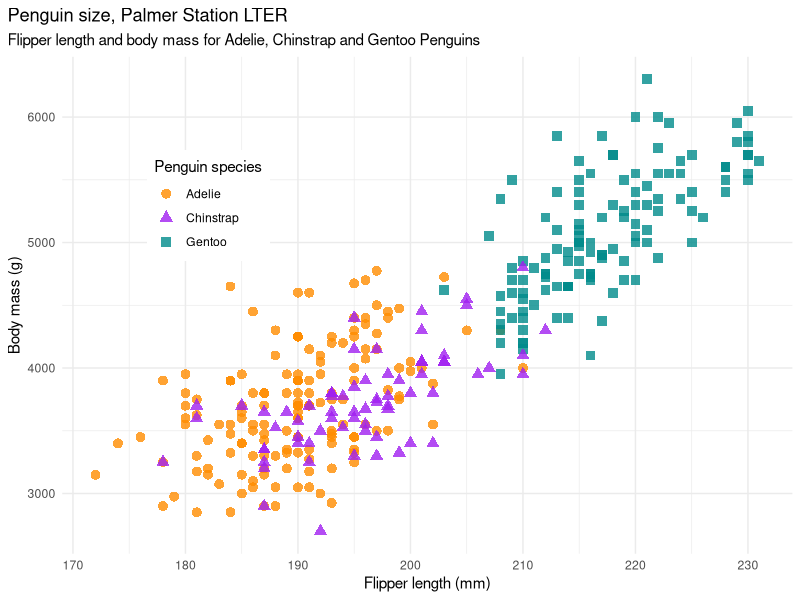
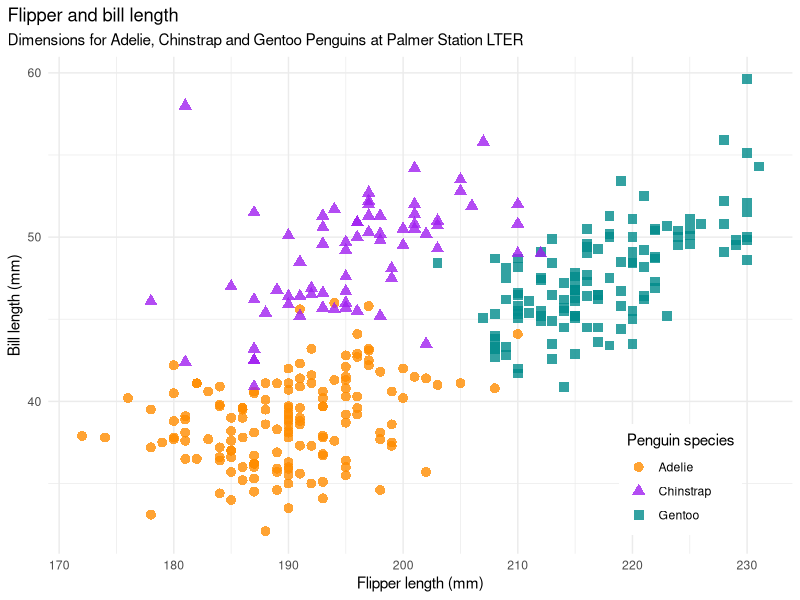
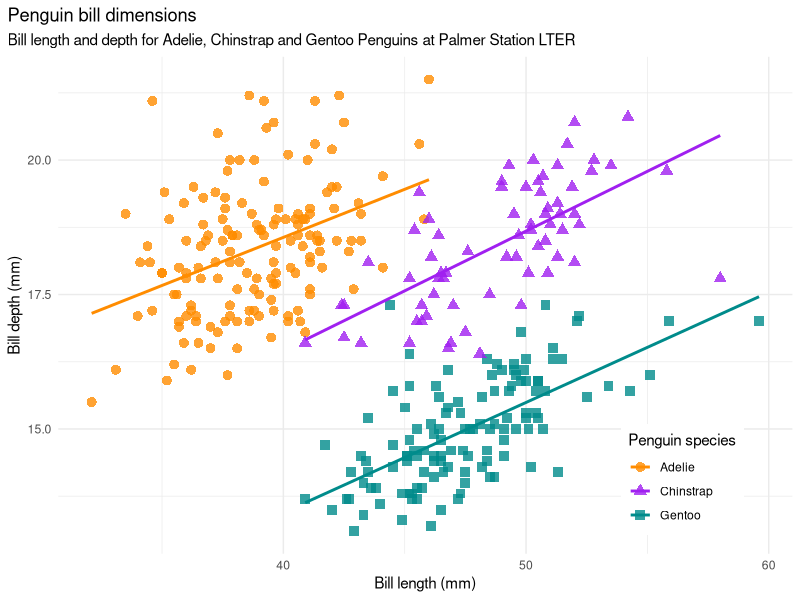
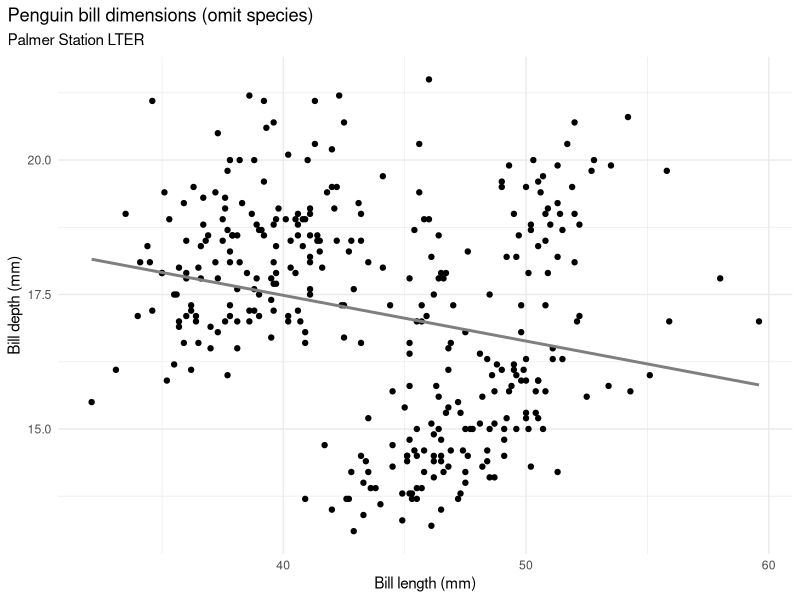
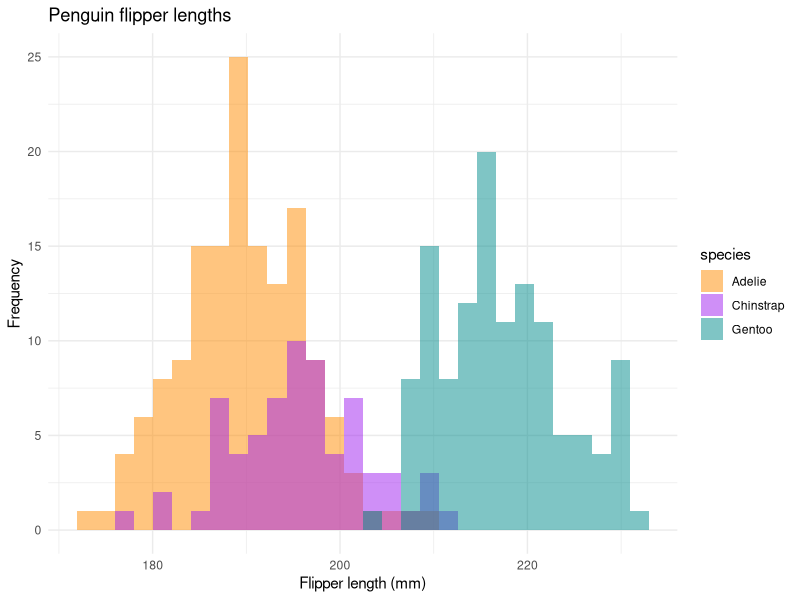
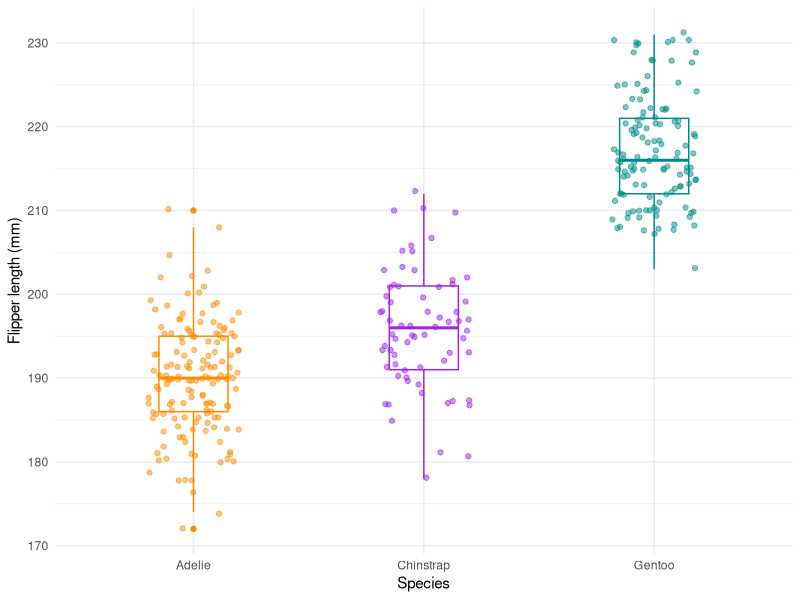
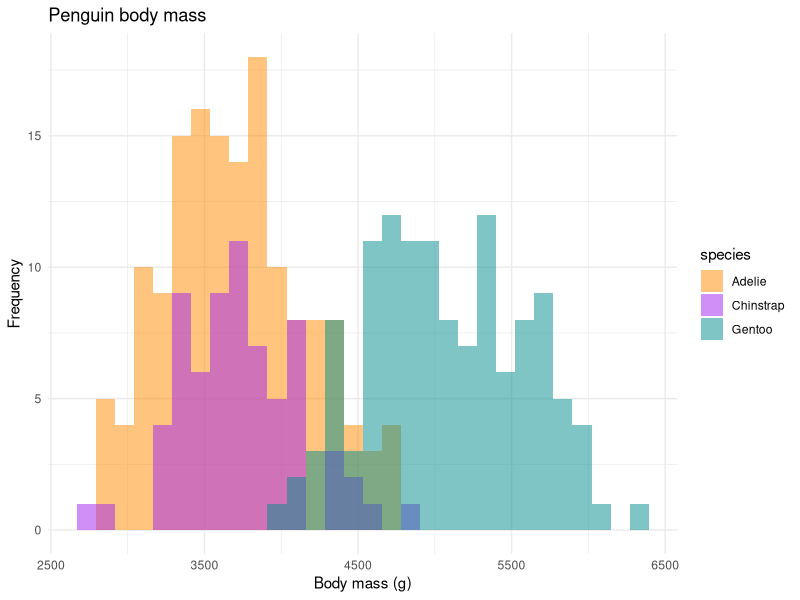
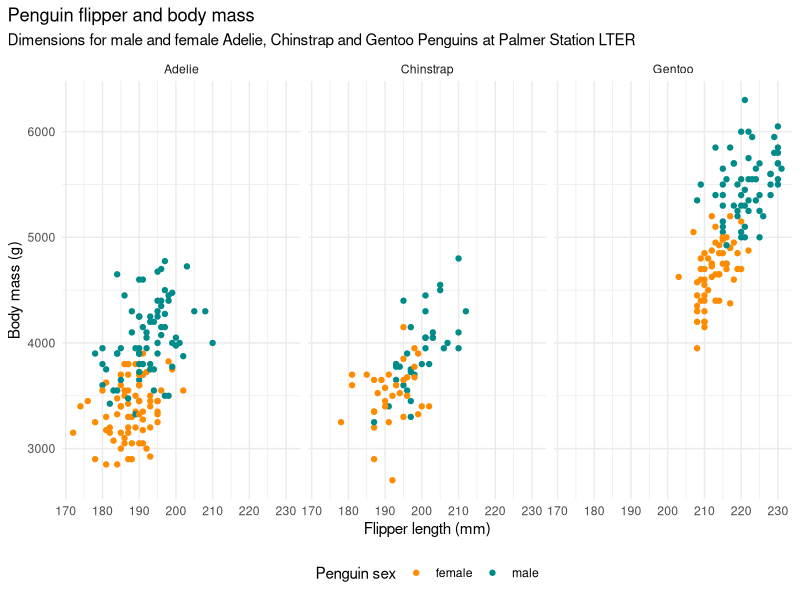

The R source for these figures, in order:
## ---- chunk 1
knitr::opts_chunk$set(
  collapse = TRUE,
  comment = "#>",
  fig.retina = 2,
  fig.align = 'center'
)
## ---- chunk 2
library(palmerpenguins)
library(ggplot2)
## ---- chunk 3
mass_flipper <- ggplot(data = penguins, 
                       aes(x = flipper_length_mm,
                           y = body_mass_g)) +
  geom_point(aes(color = species, 
                 shape = species),
             size = 3,
             alpha = 0.8) +
  theme_minimal() +
  scale_color_manual(values = c("darkorange","purple","cyan4")) +
  labs(title = "Penguin size, Palmer Station LTER",
       subtitle = "Flipper length and body mass for Adelie, Chinstrap and Gentoo Penguins",
       x = "Flipper length (mm)",
       y = "Body mass (g)",
       color = "Penguin species",
       shape = "Penguin species") +
  theme(legend.position = c(0.2, 0.7),
        legend.background = element_rect(fill = "white", color = NA),
        plot.title.position = "plot",
        plot.caption = element_text(hjust = 0, face= "italic"),
        plot.caption.position = "plot")
mass_flipper
## ---- chunk 4
flipper_bill <- ggplot(data = penguins,
                         aes(x = flipper_length_mm,
                             y = bill_length_mm)) +
  geom_point(aes(color = species, 
                 shape = species),
             size = 3,
             alpha = 0.8) +
  theme_minimal() +
  scale_color_manual(values = c("darkorange","purple","cyan4")) +
  labs(title = "Flipper and bill length",
       subtitle = "Dimensions for Adelie, Chinstrap and Gentoo Penguins at Palmer Station LTER",
       x = "Flipper length (mm)",
       y = "Bill length (mm)",
       color = "Penguin species",
       shape = "Penguin species") +
  theme(legend.position = c(0.85, 0.15),
        legend.background = element_rect(fill = "white", color = NA),
        plot.title.position = "plot",
        plot.caption = element_text(hjust = 0, face= "italic"),
        plot.caption.position = "plot")
flipper_bill
## ---- chunk 5
bill_len_dep <- ggplot(data = penguins,
                         aes(x = bill_length_mm,
                             y = bill_depth_mm,
                             group = species)) +
  geom_point(aes(color = species, 
                 shape = species),
             size = 3,
             alpha = 0.8) +
  geom_smooth(method = "lm", se = FALSE, aes(color = species)) +
  theme_minimal() +
  scale_color_manual(values = c("darkorange","purple","cyan4")) +
  labs(title = "Penguin bill dimensions",
       subtitle = "Bill length and depth for Adelie, Chinstrap and Gentoo Penguins at Palmer Station LTER",
       x = "Bill length (mm)",
       y = "Bill depth (mm)",
       color = "Penguin species",
       shape = "Penguin species") +
  theme(legend.position = c(0.85, 0.15),
        legend.background = element_rect(fill = "white", color = NA),
        plot.title.position = "plot",
        plot.caption = element_text(hjust = 0, face= "italic"),
        plot.caption.position = "plot")
bill_len_dep
## ---- chunk 6
bill_no_species <- ggplot(data = penguins,
                         aes(x = bill_length_mm,
                             y = bill_depth_mm)) +
  geom_point() +
  theme_minimal() +
  scale_color_manual(values = c("darkorange","purple","cyan4")) +
  labs(title = "Penguin bill dimensions (omit species)",
       subtitle = "Palmer Station LTER",
       x = "Bill length (mm)",
       y = "Bill depth (mm)") +
  theme(plot.title.position = "plot",
        plot.caption = element_text(hjust = 0, face= "italic"),
        plot.caption.position = "plot") +
  geom_smooth(method = "lm", se = FALSE, color = "gray50")
bill_no_species
## ---- chunk 7
flipper_hist <- ggplot(data = penguins, aes(x = flipper_length_mm)) +
  geom_histogram(aes(fill = species), 
                 alpha = 0.5, 
                 position = "identity") +
  scale_fill_manual(values = c("darkorange","purple","cyan4")) +
  theme_minimal() +
  labs(x = "Flipper length (mm)",
       y = "Frequency",
       title = "Penguin flipper lengths")
flipper_hist
## ---- chunk 8
flipper_box <- ggplot(data = penguins, aes(x = species, y = flipper_length_mm)) +
  geom_boxplot(aes(color = species), width = 0.3, show.legend = FALSE) +
  geom_jitter(aes(color = species), alpha = 0.5, show.legend = FALSE, position = position_jitter(width = 0.2, seed = 0)) +
  scale_color_manual(values = c("darkorange","purple","cyan4")) +
  theme_minimal() +
  labs(x = "Species",
       y = "Flipper length (mm)")
flipper_box
## ---- chunk 9
mass_hist <- ggplot(data = penguins, aes(x = body_mass_g)) +
  geom_histogram(aes(fill = species), 
                 alpha = 0.5, 
                 position = "identity") +
  scale_fill_manual(values = c("darkorange","purple","cyan4")) +
  theme_minimal() +
  labs(x = "Body mass (g)",
       y = "Frequency",
       title = "Penguin body mass")
mass_hist
## ---- chunk 10
ggplot(penguins, aes(x = flipper_length_mm,
                            y = body_mass_g)) +
  geom_point(aes(color = sex)) +
  theme_minimal() +
  scale_color_manual(values = c("darkorange","cyan4"), na.translate = FALSE) +
  labs(title = "Penguin flipper and body mass",
       subtitle = "Dimensions for male and female Adelie, Chinstrap and Gentoo Penguins at Palmer Station LTER",
       x = "Flipper length (mm)",
       y = "Body mass (g)",
       color = "Penguin sex") +
  theme(legend.position = "bottom",
        legend.background = element_rect(fill = "white", color = NA),
        plot.title.position = "plot",
        plot.caption = element_text(hjust = 0, face= "italic"),
        plot.caption.position = "plot") +
  facet_wrap(~species)
